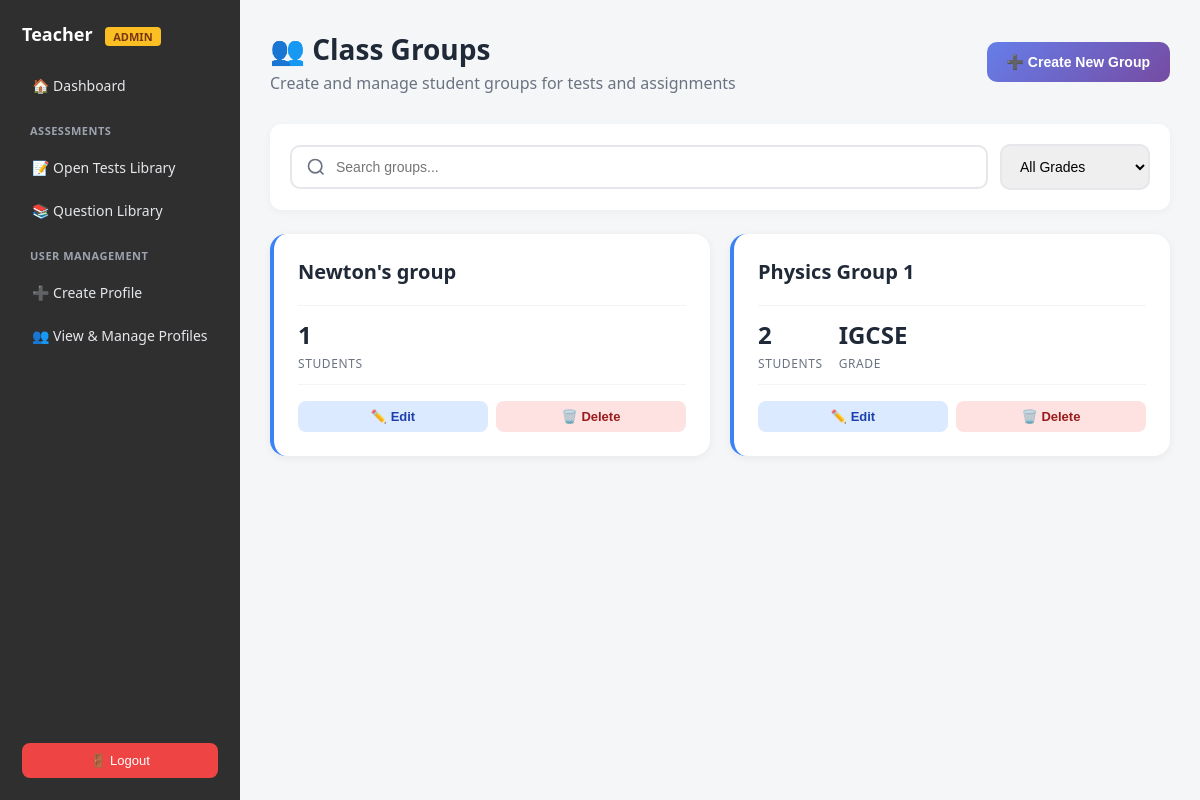
Page /teacher/class-groups/ (signed in) on the committed database.
### core/models.py (models this page shows, shortened)
class ClassGroup(models.Model):
    name = models.CharField(max_length=200)
    school = models.ForeignKey('School', on_delete=models.CASCADE)
    created_by = models.ForeignKey(User, on_delete=models.CASCADE)
    grade = models.ForeignKey('Grade', on_delete=models.SET_NULL, null=True, blank=True)
    students = models.ManyToManyField(User, related_name='student_groups', blank=True)
    section = models.CharField(max_length=10, blank=True)  # e.g., "A", "B", "Morning"
    subject = models.ForeignKey('Subject', on_delete=models.SET_NULL, null=True, blank=True)

class Grade(models.Model):
    name = models.CharField(max_length=50)
    class Meta:
        ordering = ["name"]
        verbose_name = "Grade"
        verbose_name_plural = "Grades"

### core/views.py (the view, shortened to what this page needs)
# urls.py: path("teacher/class-groups/", views.manage_class_groups, name="manage_class_groups"),
@login_required
def manage_class_groups(request):
    school = get_user_school(request.user)
    groups = ClassGroup.objects.filter(
        school=school
    ).prefetch_related('students').order_by('name')
    students = User.objects.filter(
        profile__school=school,
        profile__role='student'
    ).select_related('profile').order_by('profile__grade', 'profile__division', 'first_name')
    grades = Grade.objects.all()
    return render(request, 'teacher/manage_class_groups.html', {
        'groups': groups,
        'students': students,
        'grades': grades,
        'school': school
    })

### core/views.py (called while the page is built)
def get_user_school(user):
    try:
        return user.profile.school
    except:
        return None

### core/templates/teacher/manage_class_groups.html (shortened to what this page needs)
{% extends "teacher/teacher_base.html" %}
{% block content %}
<div class="page-header">
  <div>
    <h1>👥 Class Groups</h1>
    <p>Create and manage student groups for tests and assignments</p>
  </div>
  <button class="btn btn-primary" onclick="openCreateModal()">
    ➕ Create New Group
  </button>
</div>
<div class="search-filter-bar">
  <input
    type="text"
    class="search-input"
    id="searchInput"
    placeholder="Search groups..."
    onkeyup="filterGroups()"
  >
  <select class="filter-select" id="gradeFilter" onchange="filterGroups()">
    <option value="">All Grades</option>
  </select>
</div>
<div class="groups-grid" id="groupsGrid">
  {% for group in groups %}
  <div class="group-card"
       style="border-left-color: {{ group.color|default:'#3b82f6' }};"
       data-group-id="{{ group.id }}"
       data-group-name="{{ group.name|lower }}"
       data-group-grade="{{ group.grade.id|default:'' }}">
    <div class="group-header">
      <div style="flex: 1;">
        <h3 class="group-name">{{ group.name }}</h3>
      </div>
    </div>
    <div class="group-stats">
      <div class="stat">
        <div class="stat-value">{{ group.students.count }}</div>
        <div class="stat-label">Students</div>
      </div>
      {% if group.grade %}
      <div class="stat">
        <div class="stat-value">{{ group.grade.name }}</div>
        <div class="stat-label">Grade</div>
      </div>
      {% endif %}
    </div>
    <div class="group-actions">
      <button class="action-btn action-btn-edit"
              onclick="openEditModal({{ group.id }}, '{{ group.name|escapejs }}', '{{ group.description|default:''|escapejs }}', '{{ group.color|default:'#3b82f6' }}', {{ group.grade.id|default:'null' }})">
        ✏️ Edit
      </button>
      <button class="action-btn action-btn-delete"
              onclick="confirmDelete({{ group.id }}, '{{ group.name|escapejs }}')">
        🗑️ Delete
      </button>
    </div>
  </div>
  {% endfor %}
</div>
{% endblock %}

### core/templates/teacher/teacher_base.html (style rules this page uses)
body { margin: 0; font-family: system-ui, -apple-system, BlinkMacSystemFont; background: #f4f6f8; }

### core/templates/teacher/manage_class_groups.html (style rules this page uses)
* { box-sizing: border-box; }
.page-header { display: flex; justify-content: space-between; align-items: center; margin-bottom: 30px; }
.page-header h1 { margin: 0; font-size: 28px; color: #1f2937; }
.page-header p { color: #6b7280; margin: 4px 0 0 0; }
.btn { padding: 12px 20px; border: none; border-radius: 10px; font-size: 14px; font-weight: 600; cursor: pointer; transition: all 0.2s ease; display: inline-flex; align-items: center; gap: 8px; }
.btn-primary { background: linear-gradient(135deg, #667eea 0%, #764ba2 100%); color: white; }
.search-filter-bar { background: white; border-radius: 12px; padding: 20px; margin-bottom: 24px; box-shadow: 0 2px 8px rgba(0, 0, 0, 0.04); display: flex; gap: 12px; align-items: center; }
.search-input { flex: 1; padding: 12px 16px 12px 44px; border: 2px solid #e5e7eb; border-radius: 10px; font-size: 14px; outline: none; transition: all 0.2s ease; background-repeat: no-repeat; background-position: 14px center; }
.filter-select { padding: 12px 14px; border: 2px solid #e5e7eb; border-radius: 10px; font-size: 14px; outline: none; cursor: pointer; min-width: 150px; }
.groups-grid { display: grid; grid-template-columns: repeat(auto-fill, minmax(320px, 1fr)); gap: 20px; margin-bottom: 40px; }
.group-card { background: white; border-radius: 16px; padding: 24px; box-shadow: 0 2px 8px rgba(0, 0, 0, 0.06); transition: all 0.3s ease; border-left: 4px solid; position: relative; animation: slideIn 0.4s ease; }
.group-header { display: flex; justify-content: space-between; align-items: flex-start; margin-bottom: 16px; }
.group-name { font-size: 20px; font-weight: 700; color: #1f2937; margin: 0 0 4px 0; }
.group-stats { display: flex; gap: 16px; margin: 16px 0; padding: 12px 0; border-top: 1px solid #f3f4f6; border-bottom: 1px solid #f3f4f6; }
.stat { display: flex; flex-direction: column; gap: 4px; }
.stat-value { font-size: 24px; font-weight: 700; color: #1f2937; }
.stat-label { font-size: 12px; color: #6b7280; text-transform: uppercase; letter-spacing: 0.05em; }
.group-actions { display: flex; gap: 8px; margin-top: 16px; }
.action-btn { flex: 1; padding: 8px 12px; border: none; border-radius: 8px; font-size: 13px; font-weight: 600; cursor: pointer; transition: all 0.2s ease; }
.action-btn-edit { background: #dbeafe; color: #1e40af; }
.action-btn-delete { background: #fee2e2; color: #991b1b; }

### rows in the picture
ClassGroup: name "Newton's group", students.count "1"
ClassGroup: name "Physics Group 1", students.count "2", grade.name "IGCSE"
